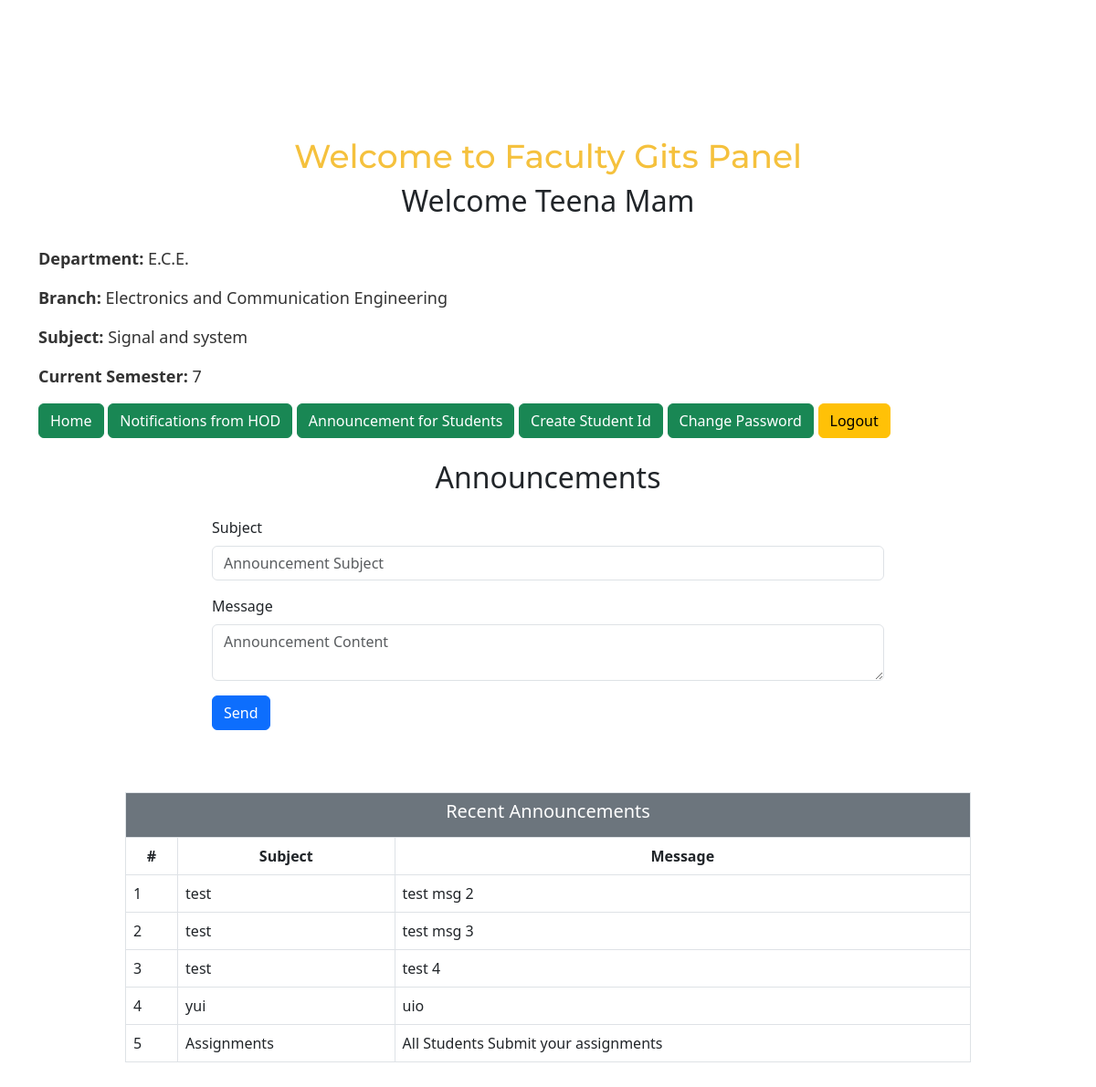
Page /clg-project/faculty/faculty-announcement.php (signed in) on the committed database.
### tables this page shows
CREATE TABLE `users` (
  `id` bigint(20) NOT NULL,
  `user_id` bigint(20) NOT NULL,
  `user_name` varchar(50) NOT NULL,
  `password` varchar(50) NOT NULL,
  `type` int(11) DEFAULT 3,
  `date` timestamp NOT NULL DEFAULT current_timestamp() ON UPDATE current_timestamp()
);

CREATE TABLE `faculty_info` (
  `id` int(11) NOT NULL,
  `faculty_id` int(11) NOT NULL,
  `hod_id` int(10) DEFAULT NULL,
  `name` varchar(100) DEFAULT NULL,
  `department` varchar(200) DEFAULT NULL,
  `branch` varchar(200) DEFAULT NULL,
  `subject` varchar(200) DEFAULT NULL,
  `semester` varchar(10) DEFAULT NULL,
  `created_at` datetime NOT NULL DEFAULT current_timestamp()
);

CREATE TABLE `faculty_announcement` (
  `id` int(11) NOT NULL,
  `faculty_id` int(11) DEFAULT NULL,
  `subject` varchar(150) DEFAULT NULL,
  `message` text DEFAULT NULL,
  `created_at` datetime DEFAULT current_timestamp()
);

### clg-project/functions.php (called while the page is built, shortened)
<?php
function check_faculty_login($con)
{
	if(isset($_SESSION['faculty_user_id']))
	{
		$id = $_SESSION['faculty_user_id'];
		$query = "select * from users as a left join faculty_info as b on a.id = b.faculty_id where a.id = '$id' limit 1";
		$result = mysqli_query($con,$query);
		if($result && mysqli_num_rows($result) > 0)
		{
			$user_data = mysqli_fetch_assoc($result);
			return $user_data;
		}
	}
	die;
}

### clg-project/faculty/faculty-announcement.php (the view, shortened to what this page needs)
<?php
	include("../connection.php");
	include("../functions.php");
	$user_data = check_faculty_login($con);
?>
<!DOCTYPE html>
<html lang="en">
<head>
  <link rel="stylesheet" href="faculty-homepage.css">
    <link href="https://cdn.jsdelivr.net/npm/bootstrap@5.3.0/dist/css/bootstrap.min.css" rel="stylesheet">
</head>
<body>
    <div class="container">
    <h1 class="welcome-heading">Welcome to Faculty Gits Panel</h1>
    <h2>Welcome <?php echo $user_data['name'] ?></h2>
    <div class="faculty-info">
      <p><strong>Department:</strong> <?php echo $user_data['department'] ?></p>
      <p><strong>Branch:</strong> <?php echo $user_data['branch'] ?></p>
      <p><strong>Subject:</strong> <?php echo $user_data['subject'] ?></p>
      <p><strong>Current Semester:</strong> <?php echo $user_data['semester'] ?></p>
      <div class="buttons">
      <a class="btn btn-success" href="index.php">Home</a>
      <a class="btn btn-success" href="hod-announcement.php">Notifications from HOD</a>
      <a class="btn btn-success" href="faculty-announcement.php">Announcement for Students</a>
      <a class="btn btn-success" href="add-student.php">Create Student Id </a>
      <a href="change-password.php" class="btn btn-success">Change Password</a>
      <a class="btn btn-warning" href="logout.php">Logout</a>
    </div>
    </div>
        <div class="row">
            <div class="col-md-8 offset-md-2">
                <h2 class="text-center my-4">Announcements</h2>
                <form action="" method="post" class="text-start">
                    <div class="mb-3">
                        <label for="formControlInput1" class="form-label">Subject</label>
                        <input type="text" class="form-control" id="formControlInput1" name="subject" placeholder="Announcement Subject" required>
                    </div>
                    <div class="mb-3">
                        <label for="formControlInput2" class="form-label">Message</label>
                        <textarea type="text" class="form-control" id="formControlInput2" name="announcement" placeholder="Announcement Content" required></textarea>
                    </div>
                    <button type="submit" name="fSubmit" class="btn btn-primary">Send</button>
                </form>
            </div>
        </div>
        <div class="row mt-5">
            <div class="col-md-10 offset-md-1">
                <div class="table-responsive">
                    <table class="table table-bordered">
                        <thead>
                            <tr>
                                <th colspan="3" class="text-center bg-secondary text-white">
                                    <h5>Recent Announcements</h5>
                                </th>
                            </tr>
                            <tr class="text-center">
                                <th>#</th>
                                <th>Subject</th>
                                <th>Message</th>
                            </tr>
                        </thead>
                        <tbody>
                            <?php
                            $facultyId = $_SESSION['faculty_user_id'];
                            $i=1;
                            $query="SELECT * FROM faculty_announcement WHERE faculty_id='$facultyId'";
                            $result = mysqli_query($con, $query);
                            if(mysqli_num_rows($result) > 0) {
                                while($data = mysqli_fetch_array($result)) {
                            ?>
                            <tr class="text-center">
                                <td><?php echo $i; ?></td>
                                <td><?php echo $data['subject']; ?></td>
                                <td>
                                <?php echo $data['message']; ?>
                                </td>
                            </tr>
                            <?php
                            $i++;
                                }
                            }
                            else {
                            ?>
                            <tr class="text-center">
                                <td colspan="3">No Data!</td>
                            </tr>
                            <?php
                            }
                            ?>
                        </tbody>
                    </table>
                </div>
            </div>
        </div>
    </div>
</body>
</html>

### clg-project/faculty/faculty-homepage.css (style rules this page uses)
body { margin: 0; padding: 0; font-family: 'Poppins', sans-serif; background-color: #f5f5f5; }
.container { width: 100%; max-width: 1200px; margin: 0 auto; padding: 100px; text-align: center; }
.welcome-heading { font-size: 36px; margin-top: 50px; font-family: 'Montserrat', sans-serif; color: #f5c13d; }
.faculty-info { font-size: 18px; margin-top: 30px; text-align: left; color: #333; }
table { width: 100%; border-collapse: collapse; margin-top: 20px; }
th, td { padding: 8px; text-align: left; border-bottom: 1px solid #ddd; }
th { background-color: #f5c13d; color: white; }
td { background-color: #fff; }
button { padding: 10px 20px; font-size: 18px; border-radius: 5px; border: none; background-color: #4CAF50; color: white; margin: 10px; cursor: pointer; }

### rows in the picture
users: faculty_info.name "Teena Mam", faculty_info.department "E.C.E.", faculty_info.branch "Electronics and Communication Engineering", faculty_info.subject "Signal and system", faculty_info.semester "7"
faculty_announcement: subject "test", message "test msg 2"
faculty_announcement: subject "test", message "test msg 3"
faculty_announcement: subject "test", message "test 4"
faculty_announcement: subject "yui", message "uio"
faculty_announcement: subject "Assignments", message "All Students Submit your assignments"
